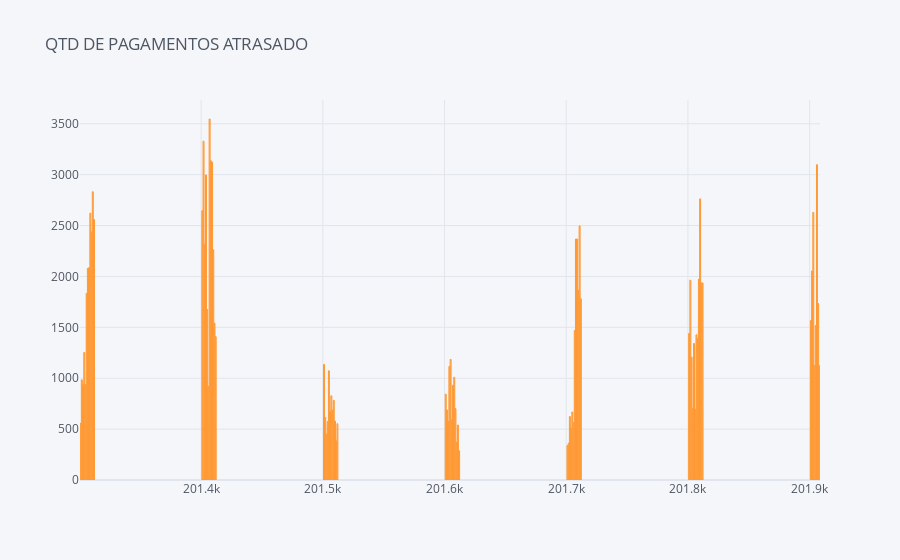

Write notebook code for a chart like this one.
### Code cell
df.loc[(df['MES_COMPETENCIA']) != df['MES_REFERENCIA']].groupby(['MES_REFERENCIA'])['MES_COMPETENCIA'].count().iplot(kind='bar',title='QTD DE PAGAMENTOS ATRASADO')

### Figure 1 — Plotly figure (JSON) as saved in the notebook; plotly's stock layout.template omitted (floating-point values rounded to 4 significant figures)
{"data": [{"marker": {"color": "rgba(255, 153, 51, 0.6)", "line": {"color": "rgba(255, 153, 51, 1.0)", "width": 1}}, "name": "MES_COMPETENCIA", "orientation": "v", "text": "", "type": "bar", "x": [201301, 201302, 201303, 201304, 201305, 201306, 201307, 201308, 201309, 201310, 201311, 201312, 201401, 201402, 201403, 201404, 201405, 201406, 201407, 201408, 201409, 201410, 201411, 201412, 201501, 201502, 201503, 201504, 201505, 201506, 201507, 201508, 201509, 201510, 201511, 201512, 201601, 201602, 201603, 201604, 201605, 201606, 201607, 201608, 201609, 201610, 201611, 201612, 201701, 201702, 201703, 201704, 201705, 201706, 201707, 201708, 201709, 201710, 201711, 201712, 201801, 201802, 201803, 201804, 201805, 201806, 201807, 201808, 201809, 201810, 201811, 201812, 201901, 201902, 201903, 201904, 201905, 201906, 201907, 201908], "y": [556, 984, 935, 1253, 939, 1834, 2080, 2086, 2622, 2437, 2832, 2560, 2646, 3329, 2317, 2997, 1675, 919, 3547, 3136, 3123, 2262, 1541, 1408, 1135, 614, 451, 575, 1073, 671, 827, 686, 782, 579, 384, 553, 843, 688, 576, 1115, 1185, 589, 931, 1009, 701, 370, 540, 287, 338, 361, 624, 510, 668, 563, 1469, 2368, 2367, 1862, 2496, 1780, 1439, 1963, 1207, 702, 1342, 695, 1427, 1390, 1973, 2762, 1936, 1936, 1565, 2054, 2629, 1124, 1518, 3098, 1733, 1123]}], "layout": {"legend": {"bgcolor": "#F5F6F9", "font": {"color": "#4D5663"}}, "paper_bgcolor": "#F5F6F9", "plot_bgcolor": "#F5F6F9", "title": {"font": {"color": "#4D5663"}, "text": "QTD DE PAGAMENTOS ATRASADO"}, "xaxis": {"gridcolor": "#E1E5ED", "showgrid": true, "tickfont": {"color": "#4D5663"}, "title": {"font": {"color": "#4D5663"}, "text": ""}, "zerolinecolor": "#E1E5ED"}, "yaxis": {"gridcolor": "#E1E5ED", "showgrid": true, "tickfont": {"color": "#4D5663"}, "title": {"font": {"color": "#4D5663"}, "text": ""}, "zerolinecolor": "#E1E5ED"}}}
